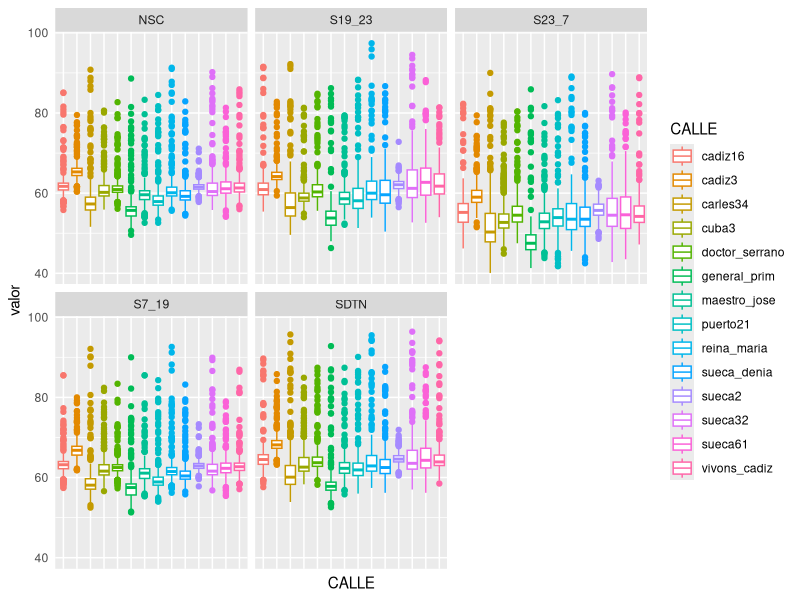
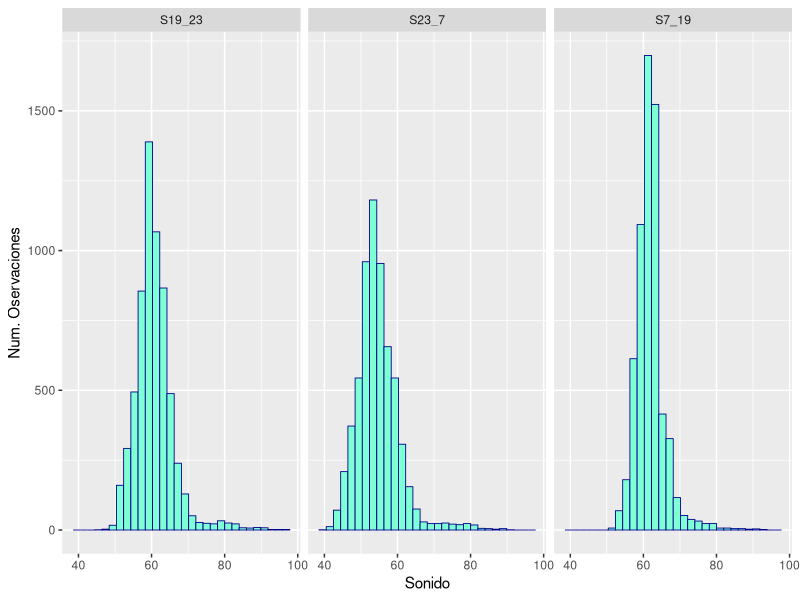
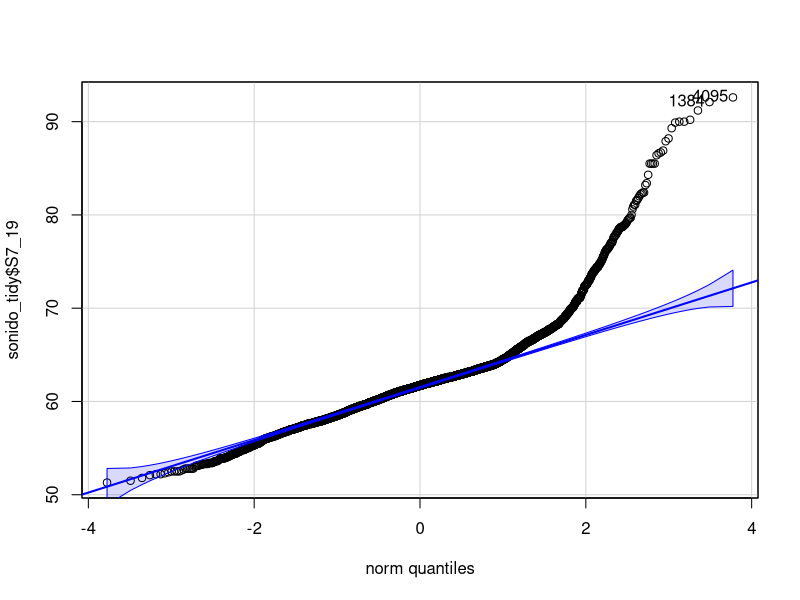
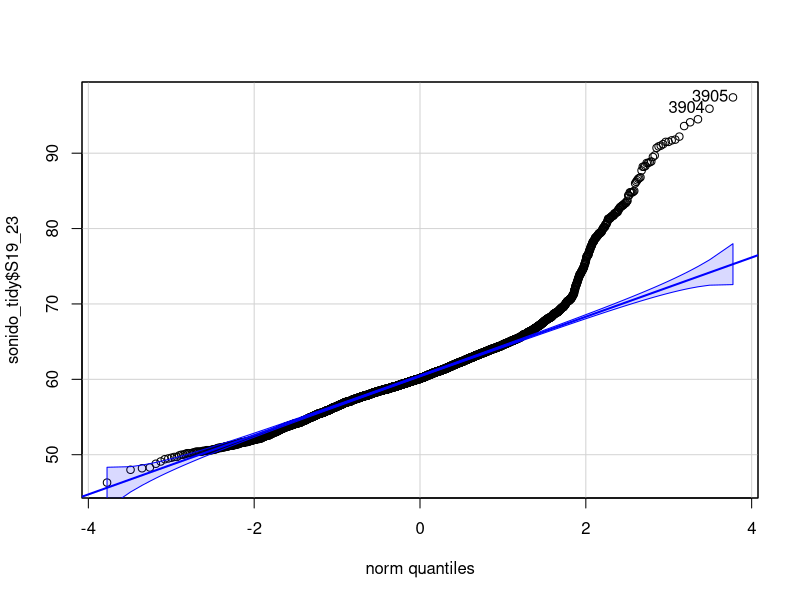
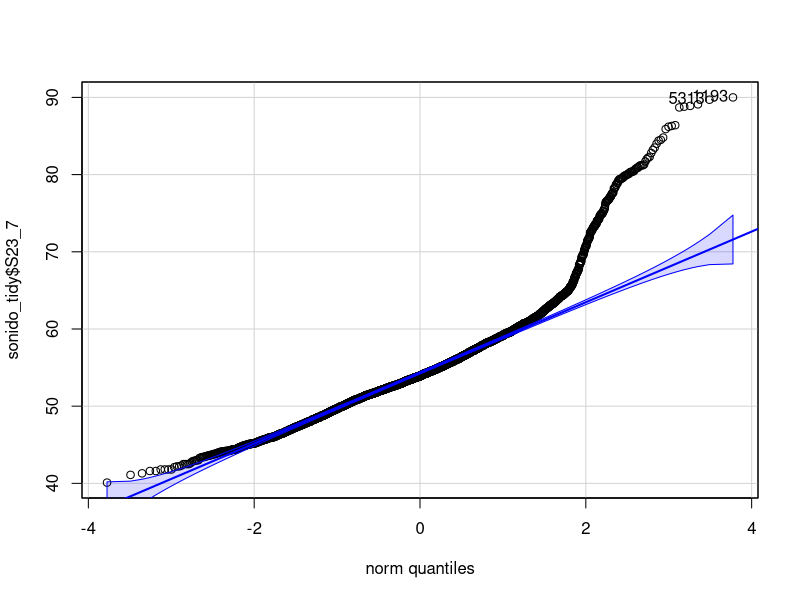
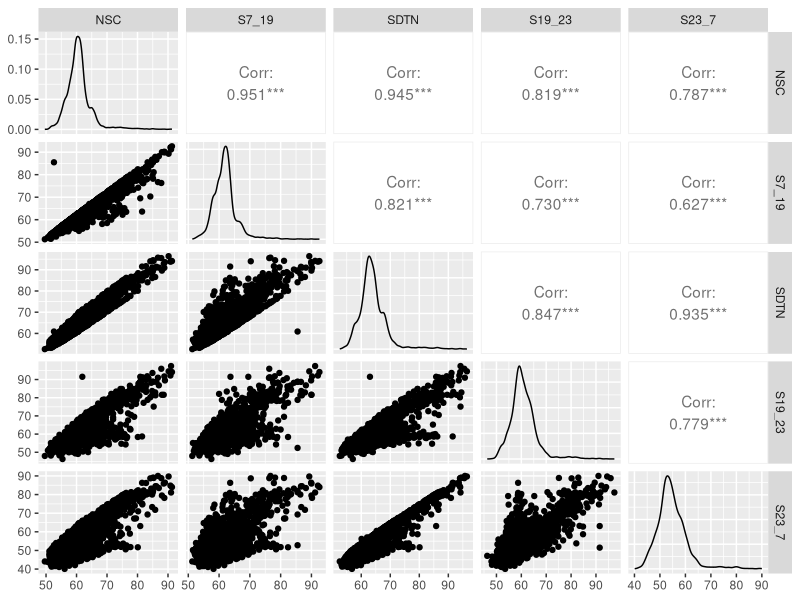
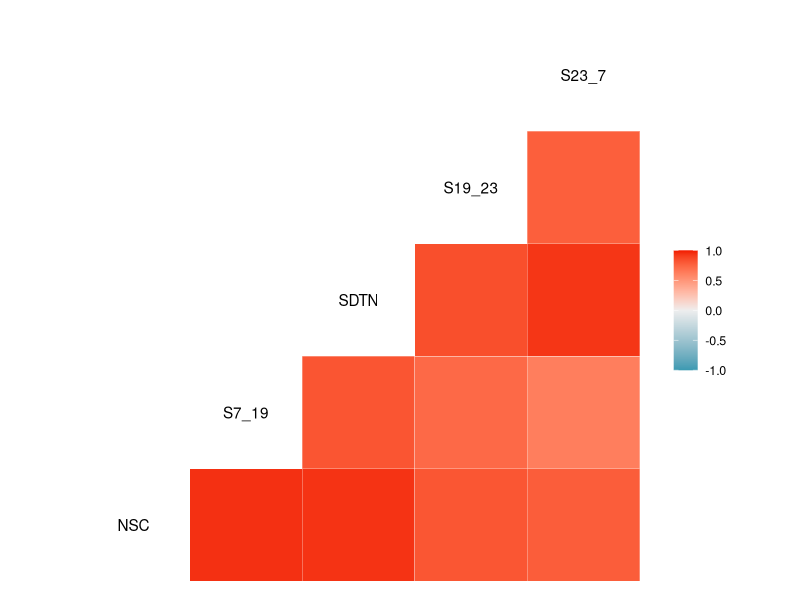
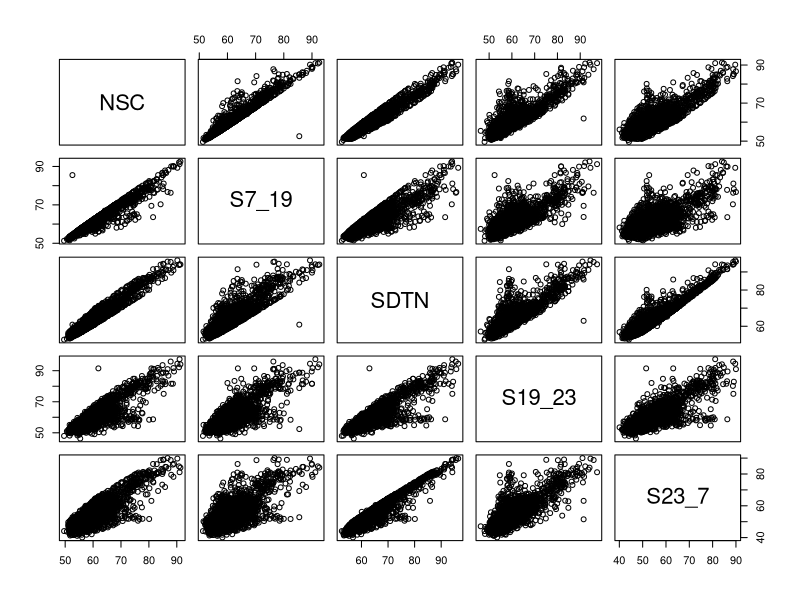

The R script that drew these images, in order:
## ---- chunk 1


# CONFIGURACIÓN GENERAL
library(knitr)
options(width = 100)
rm(list=ls())

# Opciones generales de los chucks. Se utilizarán salvo cambios en el chunk
opts_chunk$set(echo=T, message = F, error = F, warning = F, comment = NA, fig.align = 'center', dpi = 200, tidy = F, cache.path = '.cache/', fig.path = './figura/')

# Opciones generales de dígitos cuando se incluyen tablas
#options(xtable.type = 'html')
knit_hooks$set(inline = function(x) {
  
  if(is.numeric(x)) {
    round(x, getOption('digits'))
  } else {
    paste(as.character(x), collapse = ', ')
  }
})
## ---- chunk 2

# Especificamos las librerías necesarias en esta lista

packages = c("tidyverse","knitr",'readr','lubridate','dplyr','tidyr', 'ggplot2', 'GGally', 'car','e1071', 'ggridges')

#use this function to check if each package is on the local machine
#if a package is installed, it will be loaded
#if any are not, the missing package(s) will be installed and loaded
package.check <- lapply(packages, FUN = function(x) {
  if (!require(x, character.only = TRUE)) {
    install.packages(x, dependencies = TRUE,repos='http://cran.rediris.es')
  }
  library(x, character.only = TRUE)
})

#verify they are loaded
search()

## ---- chunk 3
library(readr)
cadiz3 <- read_csv("data/cadiz3.csv", col_types = cols
                   (dateObserved = col_date(format = "%Y-%m-%d")))
cadiz3 <- cadiz3 %>% mutate(calle = "cadiz3")
cadiz16 <- read_csv("data/cadiz16.csv", col_types = cols
                    (dateObserved = col_date(format = "%Y-%m-%d")))
cadiz16 <- cadiz16 %>% mutate(calle = "cadiz16")
carles34 <- read_csv("data/carles34.csv", col_types = cols
                     (dateObserved = col_date(format = "%Y-%m-%d")))
carles34 <- carles34 %>% mutate(calle = "carles34")
cuba3 <- read_csv("data/cuba3.csv", col_types = cols
                  (dateObserved = col_date(format = "%Y-%m-%d")))
cuba3 <- cuba3 %>% mutate(calle = "cuba3")
doctor_serrano <- read_csv("data/doctor_serrano.csv", col_types = cols
                           (dateObserved = col_date(format = "%Y-%m-%d")))
doctor_serrano <- doctor_serrano %>% mutate(calle = "doctor_serrano")
general_prim <- read_csv("data/general_prim.csv", col_types = cols
                         (dateObserved = col_date(format = "%Y-%m-%d")))
general_prim <- general_prim %>% mutate(calle = "general_prim")
maestro_jose <- read_csv("data/maestro_jose.csv", col_types = cols
                         (dateObserved = col_date(format = "%Y-%m-%d")))
maestro_jose <- maestro_jose %>% mutate(calle = "maestro_jose")
puerto21 <- read_csv("data/puerto21.csv", col_types = cols
                     (dateObserved = col_date(format = "%Y-%m-%d")))
puerto21 <- puerto21 %>% mutate(calle = "puerto21")
reina_maria <- read_csv("data/reina_maria.csv", col_types = cols
                        (dateObserved = col_date(format = "%Y-%m-%d")))
reina_maria <- reina_maria %>% mutate(calle = "reina_maria")
sueca2 <- read_csv("data/sueca2.csv", col_types = cols
                   (dateObserved = col_date(format = "%Y-%m-%d")))
sueca2 <- sueca2 %>% mutate(calle = "sueca2")
sueca32 <- read_csv("data/sueca32.csv", col_types = cols
                    (dateObserved = col_date(format = "%Y-%m-%d")))
sueca32 <- sueca32 %>% mutate(calle = "sueca32")
sueca61 <- read_csv("data/sueca61.csv", col_types = cols
                    (dateObserved = col_date(format = "%Y-%m-%d")))
sueca61 <- sueca61 %>% mutate(calle = "sueca61")
sueca_denia <- read_csv("data/sueca-denia.csv", col_types = cols
                        (dateObserved = col_date(format = "%Y-%m-%d")))
sueca_denia <- sueca_denia %>% mutate(calle = "sueca_denia")
vivons_cadiz <- read_csv("data/vivons_cadiz.csv", col_types = cols
                         (dateObserved = col_date(format = "%Y-%m-%d")))
vivons_cadiz <- vivons_cadiz %>% mutate(calle = "vivons_cadiz")


## ---- chunk 4
library(dplyr)
sonido_tidy<-bind_rows(cadiz16, cadiz3, carles34, cuba3, 
                       doctor_serrano, general_prim, maestro_jose, 
                       puerto21, reina_maria, sueca_denia,sueca2, 
                       sueca32, sueca61, vivons_cadiz)

sonido_tidy <- sonido_tidy %>% select(6:12)
head(sonido_tidy)
tail(sonido_tidy)
## ---- chunk 5
variables <- c("NSC", "S7_19", "SDTN", "S19_23", "S23_7",  "Fecha", "CALLE")
names(sonido_tidy) <- variables
summary(sonido_tidy)
## ---- chunk 6
sonido_tidy$Fecha <- ymd(sonido_tidy$Fecha)
sonido_tidy$CALLE <- as.factor(sonido_tidy$CALLE)
class(sonido_tidy$Fecha)
class(sonido_tidy$CALLE)
## ---- chunk 7
sonido_tidy%>% filter(S19_23 == Inf|S7_19 == Inf) 
## ---- chunk 8
maximo <- sonido_tidy %>%
  filter(CALLE == 'cadiz16'& S19_23 != Inf) %>%
  select(S19_23) %>% max()
sonido_tidy$S19_23[sonido_tidy$S19_23==Inf] <- maximo
maximo <- sonido_tidy%>%
  filter(CALLE == 'maestro_jose'& S7_19 != Inf) %>%
  select(S7_19) %>% max()
sonido_tidy$S7_19[sonido_tidy$S7_19==Inf] <- maximo
## ---- chunk 9
t1 <- sonido_tidy %>%
  pivot_longer(names_to = "sonido", values_to = "valor", NSC:S23_7)

ggplot(t1, aes(x = CALLE, y = valor, col = CALLE)) + geom_boxplot() + 
  theme(axis.text.x = element_blank(), axis.ticks = element_blank()) +
  facet_wrap(~sonido)

## ---- chunk 10
sonido_tidy %>% select(S7_19,S19_23,S23_7) %>%
  pivot_longer(names_to = 'horas', values_to = 'sonido',S7_19:S23_7) %>%
  group_by(horas) %>%  ggplot(aes(x = sonido)) +
  geom_histogram(fill = "aquamarine", colour = "darkblue", size = .3) +
  scale_y_continuous( name = "Num. Oservaciones" ) +
  scale_x_continuous( name = "Sonido" ) +
  facet_wrap(~horas)

qqPlot(sonido_tidy$S7_19)
qqPlot(sonido_tidy$S19_23)
qqPlot(sonido_tidy$S23_7)

## ---- chunk 11
sonido_tidy %>% select(NSC:S23_7) %>% ggpairs()

sonido_tidy %>% select(NSC:S23_7) %>% ggcorr()

sonido_tidy %>% select(NSC:S23_7) %>% pairs()

s1 <- sonido_tidy %>% select(NSC:S23_7)
cor(s1, method = "spearman")
cor(s1, method = "pearson")

## ---- chunk 12
tabla <- sonido_tidy %>% select(NSC:S23_7)  %>%
  pivot_longer(names_to =  'tipo',values_to= 'sonido',NSC:S23_7) %>%
  group_by(tipo) %>% 
  summarise(across(everything(),list(
    mean=~mean(.,na.rm=TRUE),
    length=~length(.),
    q25=~quantile(.,0.25),
    mediana=~quantile(.,0.5),
    q75=~quantile(.,0.75),
    sd=~sd(.,na.rm=TRUE),
    skewness=~skewness(.,na.rm=TRUE),
    kurtosis=~kurtosis(.,na.rm=TRUE)))) 
names(tabla) = c("tipo" ,"mean","length","q25","mediana" , "q75","sd","skewness" ,"kurtosis") 
tabla 

## ---- chunk 13
sonido_tidy %>%
  gather(key = "horario", value = "nivel_sonido", c(S7_19,S19_23,S23_7)) %>%
  group_by(horario) %>%
  summarise(Nivel_sonoro_continuo_medio_maximo = mean(nivel_sonido)) %>%
  filter(Nivel_sonoro_continuo_medio_maximo ==
           max(Nivel_sonoro_continuo_medio_maximo))

sonido_tidy %>%
  gather(key = "horario", value = "nivel_sonido", c(S7_19,S19_23,S23_7)) %>%
  group_by(horario) %>%
  summarise(Nivel_sonoro_continuo_medio_minimo = mean(nivel_sonido)) %>%
  filter(Nivel_sonoro_continuo_medio_minimo ==
           min(Nivel_sonoro_continuo_medio_minimo))
## ---- chunk 14
meses<- sonido_tidy %>% filter(month(Fecha)== 1) %>% mutate(mes = 'Enero')
meses<- sonido_tidy %>% filter(month(Fecha)== 2) %>% mutate(mes = 'Febrero') %>% union(meses)
meses<- sonido_tidy %>% filter(month(Fecha)== 3) %>% mutate(mes = 'Marzo') %>% union(meses)
meses<- sonido_tidy %>% filter(month(Fecha)== 4) %>% mutate(mes = 'Abril') %>% union(meses)
meses<- sonido_tidy %>% filter(month(Fecha)== 5) %>% mutate(mes = 'Mayo')%>% union(meses)
meses<- sonido_tidy %>% filter(month(Fecha)== 6) %>% mutate(mes = 'Junio')%>% union(meses)
meses<- sonido_tidy %>% filter(month(Fecha)== 7) %>% mutate(mes = 'Julio')%>% union(meses)
meses<- sonido_tidy %>% filter(month(Fecha)== 8) %>% mutate(mes = 'Agosto')%>% union(meses)
meses<- sonido_tidy %>% filter(month(Fecha)== 9) %>% mutate(mes = 'Septiembre')%>% union(meses)
meses<- sonido_tidy %>% filter(month(Fecha)== 10) %>% mutate(mes = 'Octubre')%>% union(meses)
meses<- sonido_tidy %>% filter(month(Fecha)== 11) %>% mutate(mes = 'Noviembre')%>% union(meses)
meses<- sonido_tidy %>% filter(month(Fecha)== 12) %>% mutate(mes = 'Diciembre')%>% union(meses)

## ---- chunk 15
tabla <- meses %>% group_by(mes) %>%  select(NSC)  %>%
  summarise(across(everything(),list(
    mean=~mean(.,na.rm=TRUE),
    length=~length(.),
    q25=~quantile(.,0.25),
    mediana=~quantile(.,0.5),
    q75=~quantile(.,0.75),
    sd=~sd(.,na.rm=TRUE),
    skewness=~skewness(.,na.rm=TRUE),
    kurtosis=~kurtosis(.,na.rm=TRUE)))) 
names(tabla) = c("mes" ,"mean","length","q25","mediana" , "q75","sd","skewness" ,"kurtosis") 
tabla 
## ---- chunk 16
meses %>% ggplot( aes(x = NSC, y = mes, fill = mes)) +
  geom_density_ridges2()
## ---- chunk 17
meses %>% group_by(mes) %>%
  summarise(bajo = mean(NSC)) %>% 
  filter(bajo == min(bajo))

meses %>% group_by(mes) %>%
  summarise(alto = mean(NSC)) %>% 
  filter(alto == max(alto))
## ---- chunk 18
sonido_anyo<- sonido_tidy %>% filter(year(Fecha)== 2020) %>% mutate(anyo = '2020')
sonido_anyo<- sonido_tidy %>% filter(year(Fecha)== 2021) %>% mutate(anyo = '2021') %>% union(sonido_anyo)
sonido_anyo<- sonido_tidy %>% filter(year(Fecha)== 2022) %>% mutate(anyo = '2022') %>% union(sonido_anyo)
## ---- chunk 19
tabla <- sonido_anyo %>% group_by(anyo) %>%  select(NSC)  %>%
  summarise(across(everything(),list(
    mean=~mean(.,na.rm=TRUE),
    length=~length(.),
    q25=~quantile(.,0.25),
    mediana=~quantile(.,0.5),
    q75=~quantile(.,0.75),
    sd=~sd(.,na.rm=TRUE),
    skewness=~skewness(.,na.rm=TRUE),
    kurtosis=~kurtosis(.,na.rm=TRUE)))) 
names(tabla) = c("anyo" ,"mean","length","q25","mediana" , "q75","sd","skewness" ,"kurtosis") 
tabla 

sonido_anyo %>% ggplot( aes(x = NSC, y = anyo,fill=anyo)) +
  geom_density_ridges()
## ---- chunk 20
sonido_anyo %>% group_by(anyo) %>%
  summarise(bajo = mean(NSC)) %>% 
  filter(bajo == min(bajo))

sonido_anyo %>% group_by(anyo) %>%
  summarise(alto = mean(NSC)) %>% 
  filter(alto == max(alto))
## ---- chunk 21
sonido_tidy %>% group_by(CALLE) %>%
  summarise(Nivel_sonoro_continuo_medio_maximo = mean(NSC)) %>%
  filter(Nivel_sonoro_continuo_medio_maximo ==
           max(Nivel_sonoro_continuo_medio_maximo))

sonido_tidy %>% group_by(CALLE) %>%
  summarise(Nivel_sonoro_continuo_medio_minimo = mean(NSC)) %>%
  filter(Nivel_sonoro_continuo_medio_minimo ==
           min(Nivel_sonoro_continuo_medio_minimo))
## ---- chunk 22
sonido_tidy %>%
  group_by(CALLE) %>%
  summarise(Nivel_sonoro_continuo_maximo = max(NSC)) %>%
  filter(Nivel_sonoro_continuo_maximo ==
           max(Nivel_sonoro_continuo_maximo))

sonido_tidy %>%
  group_by(CALLE) %>%
  summarise(Nivel_sonoro_continuo_minimo = min(NSC)) %>%
  filter(Nivel_sonoro_continuo_minimo == 
           min(Nivel_sonoro_continuo_minimo))
## ---- chunk 23
csueca32_puri21<- sonido_tidy %>% filter(CALLE == 'sueca32'| CALLE == 'puerto21' )
csueca2_vivons<- sonido_tidy %>% filter(CALLE == 'sueca2'| CALLE == 'sueca_denia' )
creina_carlos <- sonido_tidy %>% filter(CALLE == 'carles34'| CALLE == 'reina_maria')
cdoctor_cadiz3 <- sonido_tidy %>% filter(CALLE == 'cadiz3'| CALLE == 'doctor_serrano')
## ---- chunk 24
ggplot(csueca32_puri21, aes(x = Fecha, y = NSC,col='red')) +
  geom_line(aes(xend = lead(Fecha), yend = lead(NSC))) +
  facet_wrap(~CALLE) + theme(axis.text.x = element_blank(),
                             axis.ticks = element_blank())
## ---- chunk 25
ggplot(csueca2_vivons, aes(x = Fecha, y = NSC,col='red')) +
  geom_line(aes(xend = lead(Fecha), yend = lead(NSC))) +
  facet_wrap(~CALLE) + theme(axis.text.x = element_blank(),
                             axis.ticks = element_blank())
## ---- chunk 26
ggplot(creina_carlos, aes(x = Fecha, y = NSC,col='red')) +
  geom_line(aes(xend = lead(Fecha), yend = lead(NSC))) +
  facet_wrap(~CALLE) + theme(axis.text.x = element_blank(),
                             axis.ticks = element_blank())
## ---- chunk 27
ggplot(cdoctor_cadiz3, aes(x = Fecha, y = NSC,col='red')) +
  geom_line(aes(xend = lead(Fecha), yend = lead(NSC))) +
  facet_wrap(~CALLE) + theme(axis.text.x = element_blank(),
                             axis.ticks = element_blank())
## ---- chunk 28
navidad <- sonido_tidy %>%
  select(Fecha) %>%
  filter((month(Fecha) == 12 & day(Fecha) >= 24) |
           (month(Fecha) == 1 & day(Fecha) <= 7))
fallas <- sonido_tidy %>%
  select(Fecha) %>%
  filter((year(Fecha) != 2021 & month(Fecha) == 3 &
            day(Fecha) >= 1 & day(Fecha) <= 22 ) |
           (year(Fecha) == 2021 & month(Fecha) == 9 &
              (day(Fecha) >= 1 | day(Fecha) <= 5)))
sonido_tidy_festividad <- sonido_tidy %>%
  mutate(festividad = c(rep(NA,nrow(sonido_tidy))))

for (i in 1:nrow(sonido_tidy)){
  if (sonido_tidy$Fecha[i] %in% navidad$Fecha){
    sonido_tidy_festividad$festividad[i] <- "navidad"
  } else if(sonido_tidy$Fecha[i] %in% fallas$Fecha){
    sonido_tidy_festividad$festividad[i] <- "fallas"
  }
  else{
    sonido_tidy_festividad$festividad[i] <- "ordinario"
  }
}
calles <- c("cadiz16", "cadiz3", "carles34", "cuba3",
            "doctor_serrano", "general_prim", "maestro_jose",
            "puerto21","reina_maria", "sueca_denia","sueca2",
            "sueca32", "sueca61", "vivons_cadiz")

ggplot(sonido_tidy_festividad, aes(x = Fecha, y = NSC, col = festividad)) +
  geom_line(aes(xend = lead(Fecha), yend = lead(NSC))) +
  facet_wrap(~CALLE) + theme(axis.text.x = element_blank(),
                             axis.ticks = element_blank())

## ---- chunk 29
meses %>% filter(mes == "Marzo" & year(Fecha) == 2022) %>% 
  mutate(dia = day(Fecha)) %>% 
  ggplot(aes(x = dia, y = NSC, col = CALLE)) +
  geom_smooth(method = "loess", formula = y ~ x) +
  geom_point() + facet_wrap(~CALLE)
## ---- chunk 30
ggplot(sonido_tidy, aes(x = Fecha, y = NSC,col='blue')) +
  geom_line(aes(xend = lead(Fecha), yend = lead(NSC))) +
  facet_wrap(~CALLE) + theme(axis.text.x = element_blank(),
                             axis.ticks = element_blank())
